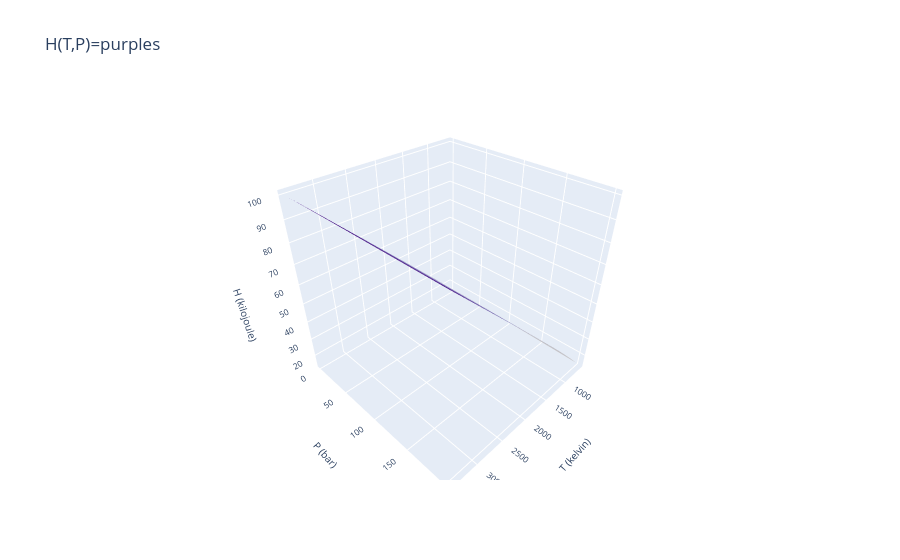

This figure's notebook cell:
### Markdown cell above
### Hunting for the inversion temperature
In the cell below, we create a new state space grid, in which temperature and pressure are the independent variables. This state space is constructed using the same Python function we've used before, PL.Statespace, but with input parameters that specify the range of temperatures and pressures (rather than temperatures and volumes, as we did previously). 

On that grid, we'll be looking at the enthalpy of a gas, given by Eq. 1, with $f_{vib}(T)=0$ (i.e., it's not vibrating), $f_{rot}(T)={2 \over 2}RT$, and $f_{intermolecular}$ given by Eq. 2. In fact, we're displaying this function in two ways: one is the usual 3d surface view, the other is a contour plot, in which lines of constant enthalpy, called *isenthalps*, are drawn.

Your task in this cell is to adjust the temperature range of the state space such that *the center of the temperature range equals (approximately) the inversion temperature of the gas.* This is a guess-and-check operation; a reasonable starting point would be room temperature, say

    T_center = 300

but that value will need to be adjusted.

### Code cell
# Assign a value to T_center (the center of the temperature range for our state space)
### BEGIN SOLUTION
T_center = 2000
### END SOLUTION

# Specify  a range of temperatures around that to investigate
T_min = T_center*.3
T_max = T_center*1.7
number_of_temperatures = 100

# Also choose a range of pressures
P_min = 1
P_max = 200
number_of_pressures = 101

# Now make the state space
Tgrid,Pgrid = PL.Statespace([T_min, T_max, number_of_temperatures],[P_min, P_max, number_of_pressures])
Tgrid = AssignQuantity(Tgrid,'K')
Pgrid = AssignQuantity(Pgrid,'bar')

# Calculate H(T,P) for the gas
f_intermolecular = Pgrid*(b-2*a/(R*Tgrid))
H = (5/2*R*Tgrid + 2/2*R*Tgrid +f_intermolecular)*n

# Convert H to kJ
H.ito('kJ')

# Graphing as a thermodynamic surface
xlabel = 'T ('+str(Tgrid.units)+')'
ylabel = 'P ('+str(Pgrid.units)+')'
zlabel = 'H ('+str(H.units)+')'
llist = [xlabel,ylabel,zlabel]
PL.plot_surface1(Tgrid, Pgrid, H, color='purple', title='H(T,P)',labellist=llist).show() 

# Graph it as a contour plot
plt.figure()
plt.grid(True)
plt.contour(Tgrid, Pgrid, H,linestyles='solid', linewidths=3)
plt.xlabel(xlabel)
plt.ylabel(ylabel)

### Figure 1 — Plotly figure (JSON) as saved in the notebook; plotly's stock layout.template omitted (floating-point values rounded to 4 significant figures; data arrays with more than 128 entries replaced by an {"elided": "..."} marker saying what was removed)
{"data": [{"colorscale": [[0, "rgb(252,251,253)"], [0.125, "rgb(239,237,245)"], [0.25, "rgb(218,218,235)"], [0.375, "rgb(188,189,220)"], [0.5, "rgb(158,154,200)"], [0.625, "rgb(128,125,186)"], [0.75, "rgb(106,81,163)"], [0.875, "rgb(84,39,143)"], [1, "rgb(63,0,125)"]], "showscale": false, "type": "surface", "x": {"elided": "100x101 float values"}, "y": {"elided": "100x101 float values"}, "z": {"elided": "100x101 float values"}}], "layout": {"autosize": true, "scene": {"xaxis": {"tickfont": {"size": 10}, "title": {"font": {"size": 10}, "text": "T (kelvin)"}}, "yaxis": {"tickfont": {"size": 10}, "title": {"font": {"size": 10}, "text": "P (bar)"}}, "zaxis": {"tickfont": {"size": 10}, "title": {"font": {"size": 10}, "text": "H (kilojoule)"}}}, "title": {"text": "H(T,P)=purples "}, "yaxis": {"automargin": true}}}
